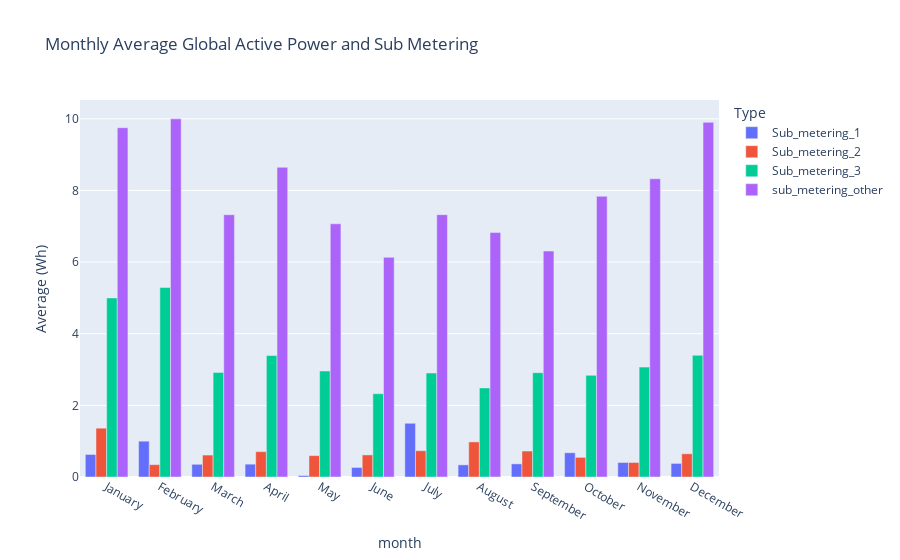

This figure's notebook cell:
### Markdown cell above
#### Here we create some new columns to see trends and seonality per different time periods

### Code cell
# Step 1: Convert kW to Wh per minute (Global_active_power is in kW)
df['GAP_wh'] = df['Global_active_power'] * 1000 / 60
# Step 2: Sum all sub meterings
df['sub_metering_total'] = df['Sub_metering_1'] + df['Sub_metering_2'] + df['Sub_metering_3']
# Step 3: Calculate unmetered power
df['sub_metering_other'] = df['GAP_wh'] - df['sub_metering_total']

df['Monthly']=df.groupby(df['month'])['GAP_wh'].transform('mean')

# plot monthly average for global active power and sub metering using plotly and seaborn
def plot_monthly_average(df):
    # Group by 'month' and calculate mean for all relevant columns
    monthly_avg = df.groupby('month')[['Sub_metering_1', 'Sub_metering_2', 'Sub_metering_3', 'sub_metering_other']].mean().reset_index()
    monthly_avg['month'] = monthly_avg['month'].apply(lambda x: calendar.month_name[x])

    fig = px.bar(
        monthly_avg,
        x='month',
        y=[ 'Sub_metering_1', 'Sub_metering_2', 'Sub_metering_3', 'sub_metering_other'],
        title='Monthly Average Global Active Power and Sub Metering',
        labels={'value': 'Average (Wh)', 'variable': 'Type'},
        barmode='group'
    )
    fig.show()

# Plot monthly average
plot_monthly_average(df)

### Figure 1 — Plotly figure (JSON) as saved in the notebook; plotly's stock layout.template omitted (floating-point values rounded to 4 significant figures)
{"data": [{"alignmentgroup": "True", "hovertemplate": "Type=Sub_metering_1<br>month=%{x}<br>Average (Wh)=%{y}<extra></extra>", "legendgroup": "Sub_metering_1", "marker": {"color": "#636efa", "pattern": {"shape": ""}}, "name": "Sub_metering_1", "offsetgroup": "Sub_metering_1", "orientation": "v", "showlegend": true, "textposition": "auto", "type": "bar", "x": ["January", "February", "March", "April", "May", "June", "July", "August", "September", "October", "November", "December"], "xaxis": "x", "y": [0.629, 1, 0.3548, 0.3583, 0.04032, 0.2667, 1.5, 0.3387, 0.3667, 0.6774, 0.4052, 0.3796], "yaxis": "y"}, {"alignmentgroup": "True", "hovertemplate": "Type=Sub_metering_2<br>month=%{x}<br>Average (Wh)=%{y}<extra></extra>", "legendgroup": "Sub_metering_2", "marker": {"color": "#EF553B", "pattern": {"shape": ""}}, "name": "Sub_metering_2", "offsetgroup": "Sub_metering_2", "orientation": "v", "showlegend": true, "textposition": "auto", "type": "bar", "x": ["January", "February", "March", "April", "May", "June", "July", "August", "September", "October", "November", "December"], "xaxis": "x", "y": [1.363, 0.3451, 0.6129, 0.7083, 0.5968, 0.6167, 0.7339, 0.9798, 0.725, 0.5484, 0.4052, 0.6481], "yaxis": "y"}, {"alignmentgroup": "True", "hovertemplate": "Type=Sub_metering_3<br>month=%{x}<br>Average (Wh)=%{y}<extra></extra>", "legendgroup": "Sub_metering_3", "marker": {"color": "#00cc96", "pattern": {"shape": ""}}, "name": "Sub_metering_3", "offsetgroup": "Sub_metering_3", "orientation": "v", "showlegend": true, "textposition": "auto", "type": "bar", "x": ["January", "February", "March", "April", "May", "June", "July", "August", "September", "October", "November", "December"], "xaxis": "x", "y": [5, 5.292, 2.919, 3.392, 2.96, 2.325, 2.903, 2.488, 2.913, 2.839, 3.069, 3.398], "yaxis": "y"}, {"alignmentgroup": "True", "hovertemplate": "Type=sub_metering_other<br>month=%{x}<br>Average (Wh)=%{y}<extra></extra>", "legendgroup": "sub_metering_other", "marker": {"color": "#ab63fa", "pattern": {"shape": ""}}, "name": "sub_metering_other", "offsetgroup": "sub_metering_other", "orientation": "v", "showlegend": true, "textposition": "auto", "type": "bar", "x": ["January", "February", "March", "April", "May", "June", "July", "August", "September", "October", "November", "December"], "xaxis": "x", "y": [9.751, 9.999, 7.323, 8.646, 7.069, 6.133, 7.324, 6.824, 6.309, 7.838, 8.326, 9.902], "yaxis": "y"}], "layout": {"barmode": "group", "legend": {"title": {"text": "Type"}, "tracegroupgap": 0}, "title": {"text": "Monthly Average Global Active Power and Sub Metering"}, "xaxis": {"anchor": "y", "domain": [0, 1], "title": {"text": "month"}}, "yaxis": {"anchor": "x", "domain": [0, 1], "title": {"text": "Average (Wh)"}}}}
